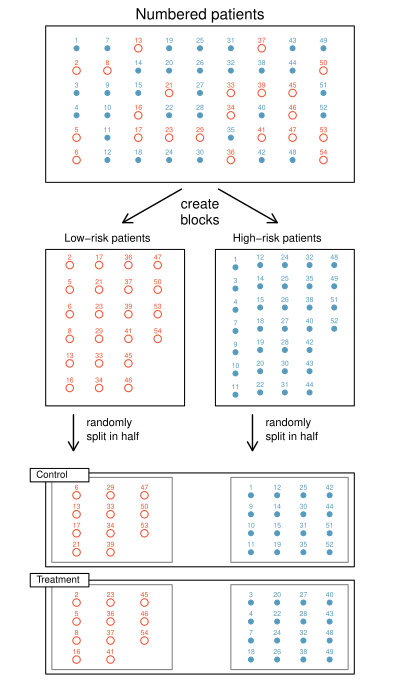

R code for this plot:
library(openintro)
set.seed(2)
xlim     <- c(0, 1)
slimBox3 <- 0.03
data(COL)

myPDF("figureShowingBlocking.pdf",
      4,
      7,
      mar = rep(0, 4))
plot(c(0, 2.9),
     type = "n",
     axes = FALSE,
     xlab = "",
     ylab = "",
     xlim = c(-0.1, 1.1))
rect(0, 2.2, 1, 2.9)
text(0.5, 2.885, "Numbered patients",
     pos = 3, cex = 0.9)
rect(0, 1.2, 0.45, 1.9)
rect(0.55, 1.2, 1, 1.9)
arrows(0.56, 2.17, 0.75, 2.02, length = 0.1, lwd = 1.37)
arrows(0.44, 2.17, 0.25, 2.02, length = 0.1, lwd = 1.37)
text(0.5, 2.07, "create\nblocks", cex = 0.8)
text(0.2, 1.89, "Low-risk patients", pos = 3, cex = 0.7)
text(0.2+0.55, 1.89, "High-risk patients", pos = 3, cex = 0.7)
rect(0, 0.48, 1, 0.9, border = COL[5])
rect(0, 0.00, 1, 0.42, border = COL[5])
arrows(0.09, 1.16, y1 = 1, length = 0.1, lwd = 1.37)
text(0.1, 1.08, "randomly\nsplit in half", cex = 0.7, pos = 4)
arrows(0.12+0.55, 1.16, y1 = 1, length = 0.1, lwd = 1.37)
text(0.13+0.55, 1.08, "randomly\nsplit in half", cex = 0.7, pos = 4)

# _____ Inner Box _____ #
rect(0.02, 0.50, 0.41, 0.88, border = COL[5,3])
rect(0.02, 0.02, 0.41, 0.40, border = COL[5,3])
rect(0.57+slimBox3, 0.50, 0.98, 0.88, border = COL[5,3])
rect(0.57+slimBox3, 0.02, 0.98, 0.40, border = COL[5,3])

# _____ Labels _____ #
rect(-0.05, 0.39 + 0.47, 0.14, 0.45 + 0.47,
     col = "#FFFFFF",
     border = COL[5])
text(0.02, 0.424 + 0.47,
     "Control",
     cex = 0.6,
     col = COL[5])

rect(-0.05, 0.39, 0.14, 0.45,
     col = "#FFFFFF",
     border = COL[5])
text(0.04, 0.424,
     "Treatment",
     cex = 0.6,
     col = COL[5])

n   <- 6 * 9
pch <- c(1, 20)[sample(2, n, TRUE, c(0.8, 1.2))]
cex <- rnorm(n, 1, 0.001)
k   <- 0
for (x in seq(0.1, 0.9, len = 9)) {
  for (y in rev(seq(0.3, 0.8, len = 6))) {
    k <- k + 1
    col <- COL[ifelse(pch[k]==1, 4, 1)]
    points(x, y + 2,
           pch = pch[k],
           cex = cex[k],
           col = col)
    text(x, y + 1.98,
         k,
         cex = 0.45,
         pos = 3,
         col = col)
  }
}

trmt  <- rep(NA, n)

these <- which(pch == 1)
trmt[sample(these, length(these)/2)] <- "ctrl"
trmt[is.na(trmt) & pch == 1] <- "trmt"
k <- 0
x <- 0.078
y <- 1.83
for (i in these) {
  k <- k+1
  points(x, y,
         pch = pch[i],
         cex = cex[i],
         col = COL[4])
  text(x, y - 0.02,
       i,
       cex = 0.45,
       pos = 3,
       col = COL[4])
  if(y < 1.3){
    x <- x + 0.095
    y <- 1.83
  } else {
    y <- y - 0.11
  }
}
these <- which(pch != 1)
trmt[sample(these, length(these)/2)] <- "ctrl"
trmt[is.na(trmt) & pch != 1] <- "trmt"
k <- 0
x <- 0.615
y <- 1.82
for (i in these) {
  k <- k+1
  points(x, y,
         pch = pch[i],
         cex = cex[i],
         col = COL[1])
  text(x, y - 0.02,
       i,
       cex = 0.45,
       pos = 3,
       col = COL[1])
  if(y < 1.3){
    x <- x + 0.08
    y <- 1.83
  } else {
    y <- y - 0.095
  }
}

# _____ Low Risk _____ #
k <- rep(0, 4)
x <- c(0.10, 0.10, 0.665, 0.665)
y <- c(0.35, 0.83, 0.35, 0.83) - 0.03
for (i in 1:n) {
  j <- 1
  if (trmt[i] == "trmt") {
    j <- j + 1
  }
  if (pch[i] != 1) {
    j <- j + 2
  }
  k[j] <- k[j]+1
  col <- COL[ifelse(pch[i] == 1, 4, 1)]
  points(x[j], y[j],
         pch = pch[i],
         cex = cex[i],
         col = col)
  text(x[j], y[j] - 0.02,
       i,
       cex = 0.45,
       pos = 3,
       col = col)
  if (y[j] < 0.12 + 0.51 * (j %in% c(2, 4)) - 0.03) {
    x[j] <- x[j] + 0.11 - ifelse(j > 2, 0.025, 0)
    y[j] <- 0.35 + ifelse(j %in% c(2, 4), 0.48, 0) - 0.03
  } else {
    y[j] <- y[j] - 0.085
  }
}

dev.off()
